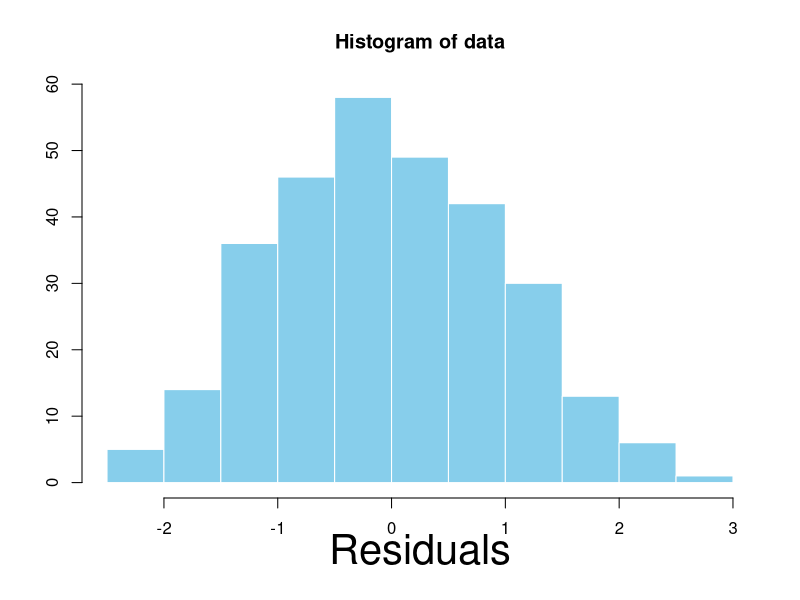
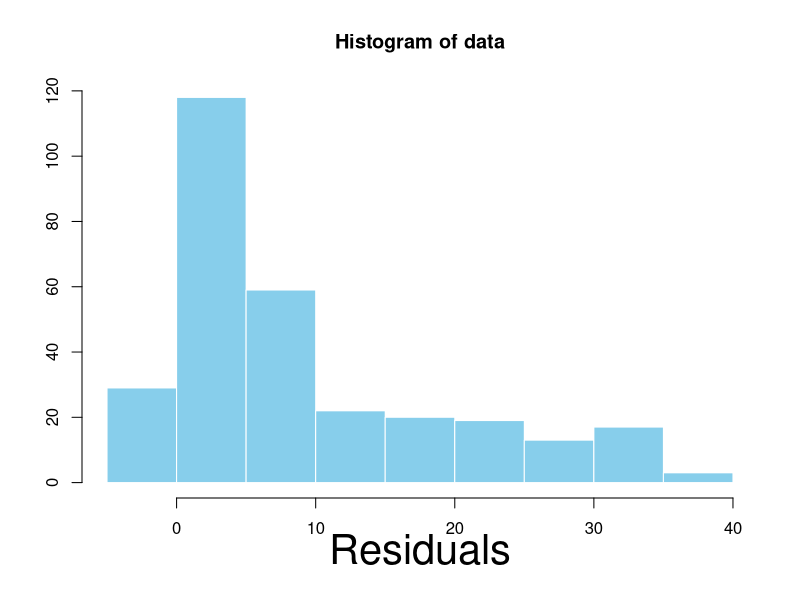
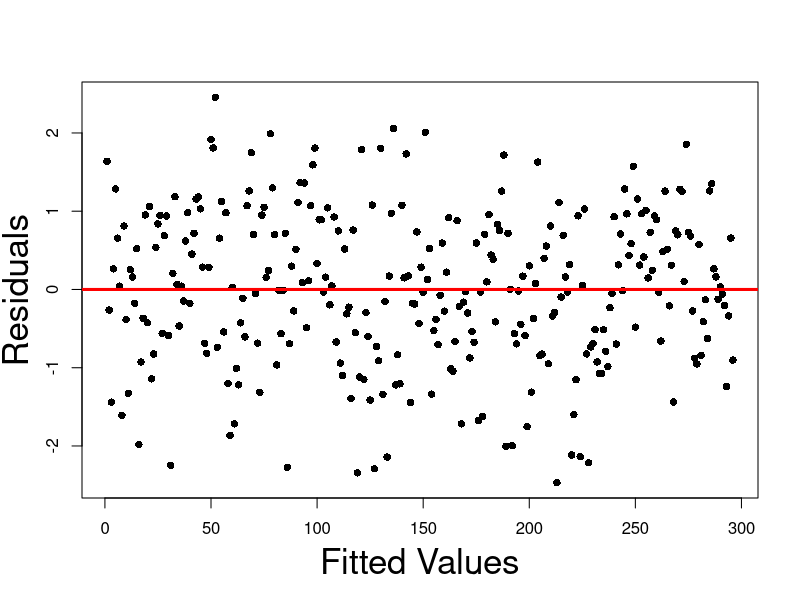
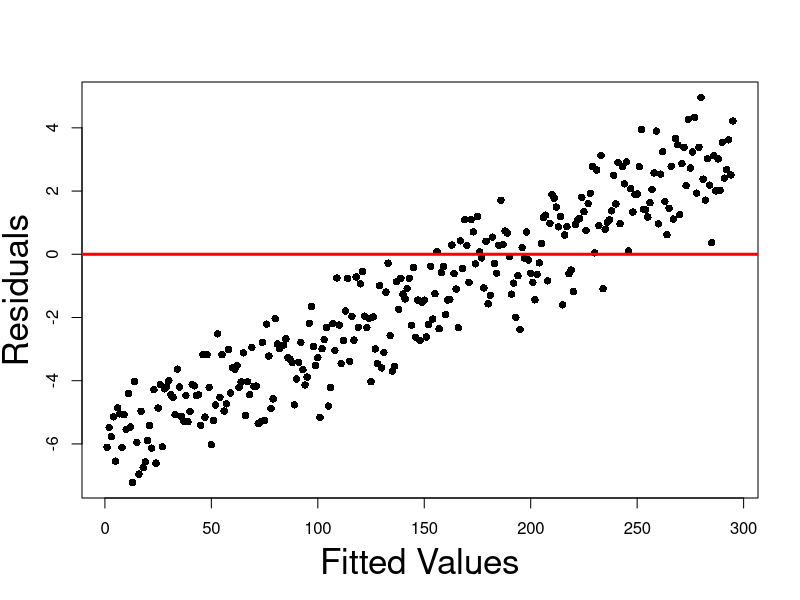
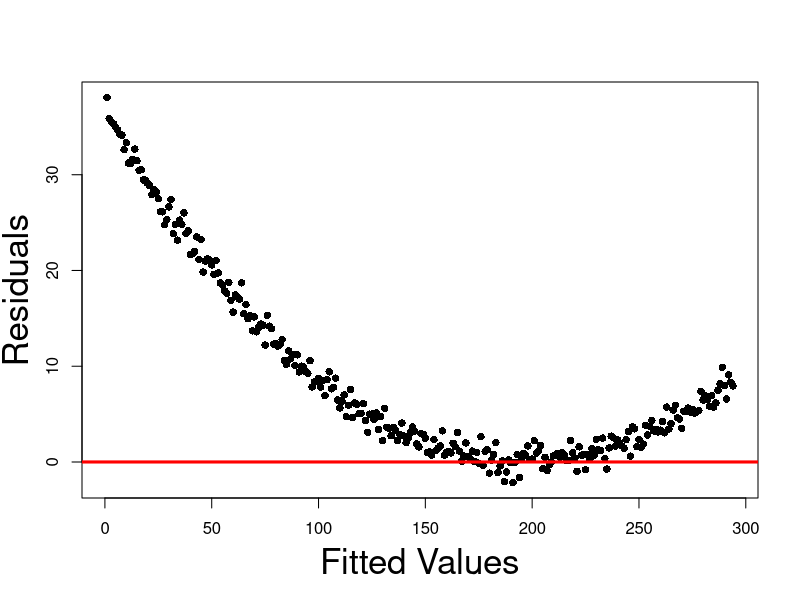
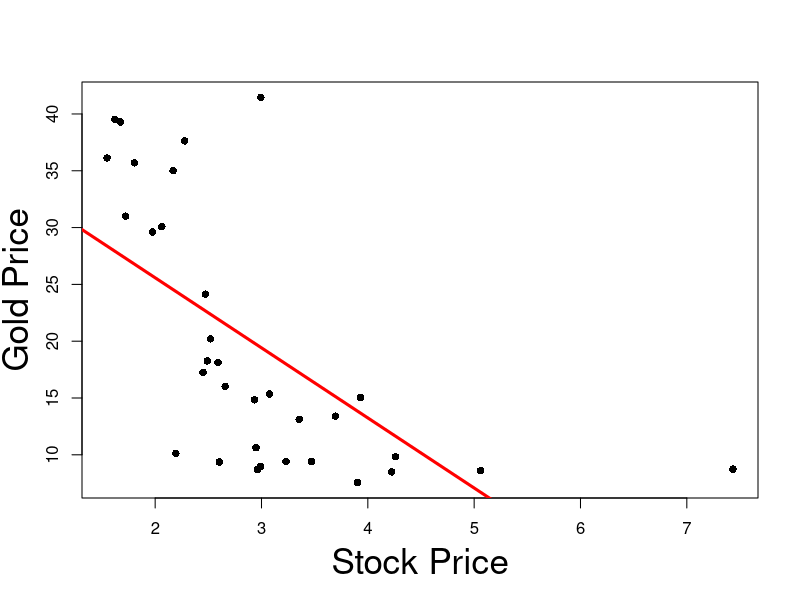
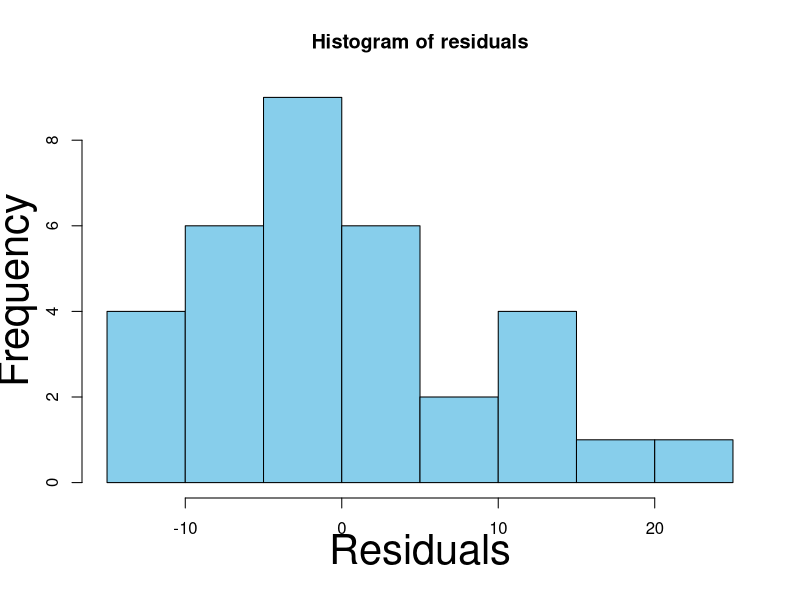
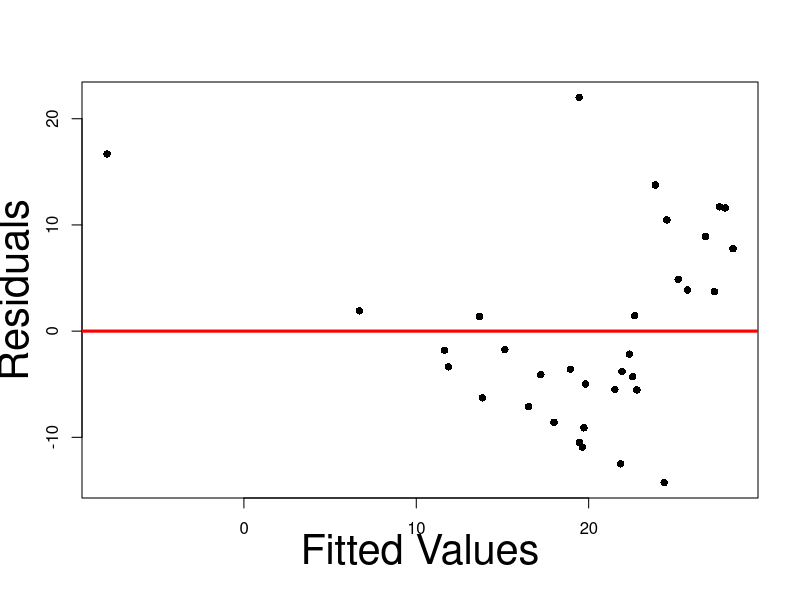

These charts were generated, in order, by the following R code:
## ---- chunk 1
#| echo: false
#| fig-asp: 1

# Generate random N(0,1) vector
data <- rnorm(300)

# Plot histogram of transformed data
hist(data, 
     xlab = "", 
     ylab = "", 
     col = "skyblue", 
     border = "white")

# Increase label size
mtext("Residuals", side=1, line=2.5, cex=2.5)
## ---- chunk 2
#| echo: false
#| fig-asp: 1

# Generate random N(0,1) vector
data <- rnorm(300)

trend <- seq(-6, 3, length.out = length(data))

# Add quadratic trend
data <- data + trend ^ 2

# Plot histogram of transformed data
hist(data, 
     xlab = "", 
     ylab = "", 
     col = "skyblue", 
     border = "white")

# Increase label size
mtext("Residuals", side=1, line=2.5, cex=2.5)
## ---- chunk 3
#| echo: false
#| fig-asp: 1

# Generate random N(0,1) vector
data <- rnorm(300)

# Threshold at 2.5 standard deviation for 
# better plot

data <- data[abs(data) <= 2.5]

plot(data, 
    xlab = "", 
    ylab = "", 
    pch = 16)

mtext("Fitted Values", side=1, line=3, cex=2.1)
mtext("Residuals", side=2, line=2.5, cex=2.1)

abline(0, 0, col = "red", lwd = 3)
## ---- chunk 4
#| echo: false
#| fig-asp: 1

# Generate random N(0,1) vector
data <- rnorm(300)

# Threshold at 2.5 standard deviation for 
# better plot

data <- data[abs(data) <= 2.5]

trend <- seq(-6, 3, length.out = length(data))

# Add linear trend
data <- data + trend

plot(data, 
    xlab = "", 
    ylab = "", 
    pch = 16)

mtext("Fitted Values", side=1, line=3, cex=2.1)
mtext("Residuals", side=2, line=2.5, cex=2.1)

abline(0, 0, col = "red", lwd = 3)
## ---- chunk 5
#| echo: false
#| fig-asp: 1

# Generate random N(0,1) vector
data <- rnorm(300)

# Threshold at 2.5 standard deviation for 
# better plot

data <- data[abs(data) <= 2.5]

trend <- seq(-6, 3, length.out = length(data))

# Add quadratic trend
data <- data + trend ^ 2

plot(data, 
    xlab = "", 
    ylab = "", 
    pch = 16)

mtext("Fitted Values", side=1, line=3, cex=2.1)
mtext("Residuals", side=2, line=2.5, cex=2.1)

abline(0, 0, col = "red", lwd = 3)
## ---- chunk 6
#| echo: false
#| fig-asp: 1

# Read the data
prices <- read.table(file = "datasets/stock_gold.txt",
                   header = TRUE
                  )

stock.price <- prices$stock_price
gold.price <- prices$gold_price

# Fit regression model
model <- lm(gold.price ~ stock.price)

# Create the plot
plot(stock.price,
     gold.price, 
     xlab = "", 
     ylab= "",
     pch = 16)

# Add labels
mtext("Stock Price", side=1, line=3, cex=2.1)
mtext("Gold Price", side=2, line=2.5, cex=2.1)

# Plot regression line
abline(model, col = "red", lwd = 3)
## ---- chunk 7
#| echo: false
#| fig-asp: 1

# Read the data
prices <- read.table(file = "datasets/stock_gold.txt",
                   header = TRUE
                  )

stock.price <- prices$stock_price
gold.price <- prices$gold_price

# Fit regression model
model <- lm(gold.price ~ stock.price)

# Compute residuals
residuals <- model$resid

# Histogram of residuals
hist(residuals,
xlab = "",
ylab = "",
col = "skyblue")

# Increase label size
mtext("Residuals", side = 1, line = 2.5, cex = 2.5)
mtext("Frequency", side = 2, line = 2.5, cex = 2.5)
## ---- chunk 8
#| echo: false
#| fig-asp: 1

# Read the data
prices <- read.table(file = "datasets/stock_gold.txt",
                   header = TRUE
                  )

stock.price <- prices$stock_price
gold.price <- prices$gold_price

# Fit regression model
model <- lm(gold.price ~ stock.price)

# Compute residuals
residuals <- model$resid

# Compute fitted values
fitted <- model$fitted

# Plot the residual graph
plot(fitted, residuals,
     xlab = "", 
     ylab = "",
     pch = 16)

# Increase label size
mtext("Fitted Values", side = 1, line = 2.5, cex = 2.5)
mtext("Residuals", side = 2, line = 2.5, cex = 2.5)

# Add y = 0 line for reference
abline(0, 0, col = "red", lwd = 3)
## ---- chunk 9
#| echo: false
#| fig-asp: 1

# Read the data
prices <- read.table(file = "datasets/stock_gold.txt",
                   header = TRUE
                  )

stock.price <- prices$stock_price
gold.price <- prices$gold_price

# Fit regression model
model <- lm(gold.price ~ stock.price)

# Compute residuals
residuals <- model$resid

# Compute fitted values
fitted <- model$fitted

# Plot the residual graph
plot(fitted, residuals,
     xlab = "", 
     ylab = "",
     pch = 16)

# Increase label size
mtext("Fitted Values", side = 1, line = 2.5, cex = 2.5)
mtext("Residuals", side = 2, line = 2.5, cex = 2.5)

# Add y = 0 line for reference
abline(0, 0, col = "red", lwd = 3)
## ---- chunk 10
#| echo: false
#| fig-asp: 1

# Read the data
prices <- read.table(file = "datasets/stock_gold.txt",
                   header = TRUE
                  )

stock.price <- prices$stock_price
gold.price <- prices$gold_price

# Transform data via log(y)
log.gold.price <- log(gold.price)

# Fit linear model with log(y) data
log.model <- lm(log.gold.price ~ stock.price)

# Compute residuals for log model
log.residuals <- log.model$resid

# Compute fitted values for log model
log.fitted <- log.model$fitted

# Plot the residual graph
plot(log.fitted, log.residuals,
     xlab = "", 
     ylab = "",
     pch = 16)

# Increase label size
mtext("Fitted Values", side = 1, line = 2.5, cex = 2.5)
mtext("Residuals", side = 2, line = 2.5, cex = 2.5)

# Add y = 0 line for reference
abline(0, 0, col = "red", lwd = 3)
## ---- chunk 11
#| echo: false
#| fig-asp: 1

# Read the data
prices <- read.table(file = "datasets/stock_gold.txt",
                   header = TRUE
                  )

stock.price <- prices$stock_price
gold.price <- prices$gold_price

# Fit regression model
model <- lm(gold.price ~ stock.price)

# Compute residuals
residuals <- model$resid

# Compute fitted values
fitted <- model$fitted

# Histogram of residuals
hist(residuals,
xlab = "",
ylab = "",
col = "skyblue")

# Increase label size
mtext("Residuals", side = 1, line = 2.5, cex = 2.5)
mtext("Frequency", side = 2, line = 2.5, cex = 2.5)
## ---- chunk 12
#| echo: false
#| fig-asp: 1

# Read the data
prices <- read.table(file = "datasets/stock_gold.txt",
                   header = TRUE
                  )

stock.price <- prices$stock_price
gold.price <- prices$gold_price

# Transform data via log(y)
log.gold.price <- log(gold.price)

# Fit linear model with log(y) data
log.model <- lm(log.gold.price ~ stock.price)

# Compute residuals for log model
log.residuals <- log.model$resid

# Compute fitted values for log model
log.fitted <- log.model$fitted

# Histogram of residuals
hist(log.residuals,
xlab = "",
ylab = "",
col = "skyblue")

# Increase label size
mtext("Residuals", side = 1, line = 2.5, cex = 2.5)
mtext("Frequency", side = 2, line = 2.5, cex = 2.5)
## ---- chunk 13
#| echo: false
#| fig-asp: 1

# Read the data
prices <- read.table(file = "datasets/stock_gold.txt",
                   header = TRUE
                  )

stock.price <- prices$stock_price
gold.price <- prices$gold_price

# Fit regression model
model <- lm(gold.price ~ stock.price)

# Compute residuals
residuals <- model$resid

# Time-series plot of residuals
plot(residuals, 
     xlab = "", 
     ylab= "",
     pch = 16,
     cex = 1.5)

# Add labels
mtext("Time", side=1, line=3, cex=2.1)
mtext("Residuals", side=2, line=2.5, cex=2.1)

# Add line y = 0 for reference
abline(0, 0, col = "red", lwd = 3)
## ---- chunk 14
# Read the data
prices <- read.table(file = "datasets/stock_gold.txt",
                   header = TRUE
                  )

stock.price <- prices$stock_price
gold.price <- prices$gold_price

# Fit regression model
model <- lm(gold.price ~ stock.price)

# Compute residuals
residuals <- model$resid

# Compute length of residuals
length(residuals)
## ---- chunk 15
#| echo: false
#| fig-asp: 1

# Read the data
prices <- read.table(file = "datasets/stock_gold.txt",
                   header = TRUE
                  )

stock.price <- prices$stock_price
gold.price <- prices$gold_price

# Fit regression model
model <- lm(gold.price ~ stock.price)

# Compute residuals
residuals <- model$resid

# Generate lagged version of residuals
residuals.lag.0 <- residuals[2:33]
residuals.lag.1 <-residuals[1:32]

# Plot Lag0 Vs Lag1 residuals
plot(residuals.lag.0, 
     residuals.lag.1,
     xlab = "", 
     ylab= "",
     pch = 16,
     cex = 1.5)

# Add labels
mtext("Residuals Lag 0", side=1, line=3, cex=2.1)
mtext("Residuals Lag 1", side=2, line=2.5, cex=2.1)
## ---- chunk 16
#| echo: true

# Enter the data
Z1 <- c(10, 15, 18, 24, 30)
Z3 <- c(52, 75, 97, 129, 152)

# Compute correlation
cor(Z1, Z3)
## ---- chunk 17
#| echo: true

# Enter the data
Z1 <- c(10, 15, 18, 24, 30)
Z2 <- c(50, 75, 90, 120, 150)
Z3 <- c(52, 75, 97, 129, 152)

# Assemble design matrix
Z <- matrix(c(Z1, Z2, Z3), ncol = 3)

# Compute determinant of Z^T Z
det ( t(Z) %*% Z )
## ---- chunk 18
# Enter the data
Z1 <- c(10, 15, 18, 24, 30)
Z2 <- c(50, 75, 90, 120, 150)
Z3 <- c(52, 75, 97, 129, 152)

# Consider perturbation Z1 + 0.01
PZ1 <- Z1 + 0.01

# Assemble perturbed design matrix
Z <- matrix(c(PZ1, Z2, Z3), ncol = 3)

# Compute the inverse of Z^T Z
solve ( t(Z) %*% Z )
## ---- chunk 19
# Enter the data
Z1 <- c(10, 15, 18, 24, 30)
Z2 <- c(50, 75, 90, 120, 150)
Z3 <- c(52, 75, 97, 129, 152)

# Consider perturbation Z1 + 0.02
PZ1 <- Z1 + 0.02

# Assemble perturbed design matrix
Z <- matrix(c(PZ1, Z2, Z3), ncol = 3)

# Compute the inverse of Z^T Z
solve ( t(Z) %*% Z )
## ---- chunk 20
Z1 <- c(10, 15, 18, 24, 30)
mean(Z1)
## ---- chunk 21
# Enter data
y <- c(70, 65, 90, 95, 110, 115, 120, 140, 155, 150)
x2 <- c(80, 100, 120, 140, 160, 180, 200, 220, 240, 260)
x3 <- c(810, 1009, 1273, 1425, 1633, 1876, 2052, 2201, 2435, 2686)

# Fit model
model <- lm(y ~ x2 + x3)

# We want to display only part of summary
# First capture the output into a vector
temp <- capture.output(summary(model))

# Then print only the lines of interest
cat(paste(temp[9:20], collapse = "\n"))
## ---- chunk 22
# Enter data
x2 <- c(80, 100, 120, 140, 160, 180, 200, 220, 240, 260)
x3 <- c(810, 1009, 1273, 1425, 1633, 1876, 2052, 2201, 2435, 2686)

# Compute correlation
cor(x2, x3)
## ---- chunk 23
# Enter data
y <- c(70, 65, 90, 95, 110, 115, 120, 140, 155, 150)
x2 <- c(80, 100, 120, 140, 160, 180, 200, 220, 240, 260)
x3 <- c(810, 1009, 1273, 1425, 1633, 1876, 2052, 2201, 2435, 2686)

# Fit expenditure as function of income
model.1 <- lm(y ~ x2)

# Capture output
temp.1 <- capture.output(summary(model.1))

# Print reduced output
cat(paste(temp.1[9:19], collapse = "\n"))
## ---- chunk 24
# Enter data
y <- c(70, 65, 90, 95, 110, 115, 120, 140, 155, 150)
x2 <- c(80, 100, 120, 140, 160, 180, 200, 220, 240, 260)
x3 <- c(810, 1009, 1273, 1425, 1633, 1876, 2052, 2201, 2435, 2686)

# Fit expenditure as function of wealth
model.2 <- lm(y ~ x3)

# Capture output
temp.2 <- capture.output(summary(model.2))

# Print reduced output
cat(paste(temp.2[9:19], collapse = "\n"))
## ---- chunk 25
longley <- read.table(file = "datasets/longley.txt",
                      header = TRUE)

head(longley,n=3)
## ---- chunk 26
# Read data file
longley <- read.table(file = "datasets/longley.txt",
                      header = TRUE)

# Return correlations larger than 0.9
cor(longley[ , 1:5]) > 0.9
## ---- chunk 27
#| echo: true
#| code-fold: true
#| code-summary: "Click here for full code"
#| fig-asp: 1

# Divorces data
year <- c(1, 2, 3, 4, 5, 6,7, 8, 9, 10, 15, 20, 25, 30)
percent <- c(3.51, 9.5, 8.91, 9.35, 8.18, 6.43, 5.31, 
             5.07, 3.65, 3.8, 2.83, 1.51, 1.27, 0.49)

# Fit linear model
linear <- lm(percent ~ year)

# Fit order 6 model
order_6 <- lm(percent ~ year  + I( year^2 ) + I( year^3 ) + 
                                I( year^4 ) + I( year^5 ) +
                                I( year^6 ))

# Scatter plot of data
plot(year, percent, xlab = "", ylab = "", pch = 16, cex = 2)

# Add labels
mtext("Years of marriage", side = 1, line = 3, cex = 2.1)
mtext("Risk of divorce by adultery", side = 2, line = 2.5, cex = 2.1)

# Plot Linear Vs Quadratic
polynomial <- Vectorize(function(x, ps) {
  n <- length(ps)
  sum(ps*x^(1:n-1))
}, "x")
curve(polynomial(x, coef(linear)), add=TRUE, col = "red", lwd = 2)
curve(polynomial(x, coef(order_6)), add=TRUE, col = "blue", lty = 2, lwd = 3)
legend("topright", legend = c("Linear", "Order 6"), 
       col = c("red", "blue"), lty = c(1,2), cex = 3, lwd = 3)
## ---- chunk 28
#| echo: true
#| code-fold: true
#| code-summary: "Click here for full code"
#| fig-asp: 1

# Divorces data
year <- c(1, 2, 3, 4, 5, 6,7, 8, 9, 10, 15, 20, 25, 30)
percent <- c(3.51, 9.5, 8.91, 9.35, 8.18, 6.43, 5.31, 
             5.07, 3.65, 3.8, 2.83, 1.51, 1.27, 0.49)

# Fit linear model
linear <- lm(percent ~ year)

# Fit order 6 model
order_6 <- lm(percent ~ year  + I( year^2 ) + I( year^3 ) + 
                                I( year^4 ) + I( year^5 ) +
                                I( year^6 ))

# Scatter plot of data
plot(year, percent, xlab = "", ylab = "", pch = 16, cex = 2)

# Add labels
mtext("Years of marriage", side = 1, line = 3, cex = 2.1)
mtext("Risk of divorce by adultery", side = 2, line = 2.5, cex = 2.1)

# Plot Linear Vs Quadratic
polynomial <- Vectorize(function(x, ps) {
  n <- length(ps)
  sum(ps*x^(1:n-1))
}, "x")
curve(polynomial(x, coef(linear)), add=TRUE, col = "red", lwd = 2)
curve(polynomial(x, coef(order_6)), add=TRUE, col = "blue", lty = 2, lwd = 3)
legend("topright", legend = c("Linear", "Order 6"), 
       col = c("red", "blue"), lty = c(1,2), cex = 3, lwd = 3)
## ---- chunk 29
#| echo: true
#| code-fold: true
#| code-summary: "Click here for full code"
#| fig-asp: 1

# Divorces data
year <- c(1, 2, 3, 4, 5, 6,7, 8, 9, 10, 15, 20, 25, 30)
percent <- c(3.51, 9.5, 8.91, 9.35, 8.18, 6.43, 5.31, 
             5.07, 3.65, 3.8, 2.83, 1.51, 1.27, 0.49)

# Fit linear model
linear <- lm(percent ~ year)

# Fit order 6 model
order_6 <- lm(percent ~ year  + I( year^2 ) + I( year^3 ) + 
                                I( year^4 ) + I( year^5 ) +
                                I( year^6 ))

# Scatter plot of data
plot(year, percent, xlab = "", ylab = "", pch = 16, cex = 2)

# Add labels
mtext("Years of marriage", side = 1, line = 3, cex = 2.1)
mtext("Risk of divorce by adultery", side = 2, line = 2.5, cex = 2.1)

# Plot Linear Vs Quadratic
polynomial <- Vectorize(function(x, ps) {
  n <- length(ps)
  sum(ps*x^(1:n-1))
}, "x")
curve(polynomial(x, coef(linear)), add=TRUE, col = "red", lwd = 2)
curve(polynomial(x, coef(order_6)), add=TRUE, col = "blue", lty = 2, lwd = 3)
legend("topright", legend = c("Linear", "Order 6"), 
       col = c("red", "blue"), lty = c(1,2), cex = 3, lwd = 3)
## ---- chunk 30
sales <- read.table(file = "datasets/fridge_sales.txt",
                    header = TRUE)

print(sales)
## ---- chunk 31
sex.num <- c(1, 1, 1, 0, 1, 0)

# Turn sex.num into a factor
sex.num.factor <- factor(sex.num)

# Print the factor obtained
print(sex.num.factor)
## ---- chunk 32
sex.char <- c("female", "female", "female", "male", "female", "male")

# Turn sex.char into a factor
sex.char.factor <- factor(sex.char)

# Print the factor obtained
print(sex.char.factor)
## ---- chunk 33
sex.num <- c(1, 1, 1, 0, 1, 0)
sex.num.factor <- factor(sex.num)
print(sex.num.factor[2:5])
## ---- chunk 34
sex.char <- c("female", "female", "female", "male", "female", "male")
sex.char.factor <- factor(sex.char)
print(sex.char.factor[c(1:3, 5)])
## ---- chunk 35
sex.char <- c("female", "female", "female", "male", "female", "male")

sex.char.factor <- factor(sex.char)

# Print the factor obtained
print(levels(sex.num.factor))
## ---- chunk 36
sex.num <- c(1, 1, 1, 0, 1, 0)

sex.num.factor <- factor(sex.num)

print(levels(sex.num.factor))
## ---- chunk 37
sex.char <- c("female", "female", "female", "male", "female", "male")
sex.char.factor <- factor(sex.char)

levels(sex.char.factor) <- c("f", "m")
print(sex.char.factor)
## ---- chunk 38
sex.num <- c(1, 1, 1, 0, 1, 0)

sex.num.factor <- factor(sex.num)

sex.num.factor == "0"
## ---- chunk 39
firstname <- c("Liz", "Jolene", "Susan", "Boris", "Rochelle", "Tim")

sex.num <- c(1, 1, 1, 0, 1, 0)

sex.num.factor <- factor(sex.num)

firstname[ sex.num.factor == "0" ]
## ---- chunk 40
sales <- read.table(file = "datasets/fridge_sales.txt",
                    header = TRUE)

head(sales, n=4)
## ---- chunk 41
# Load dataset on Fridge Sales
sales <- read.table(file = "datasets/fridge_sales.txt",
                    header = TRUE)

quarter <- sales[ , 7]
print(factor(quarter))
## ---- chunk 42
#| fig-asp: 1

# Load dataset on Fridge Sales
sales <- read.table(file = "datasets/fridge_sales.txt",
                    header = TRUE)

quarter <- sales[ , 7]
fridge <- sales[ , 1]

# Scatter plot of data
plot(quarter, fridge, xlab = "", ylab = "", pch = 16, cex = 1.5)

# Add labels
mtext("Quarter", side = 1, line = 3, cex = 2.1)
mtext("Fridge sales", side = 2, line = 2.5, cex = 2.1)
